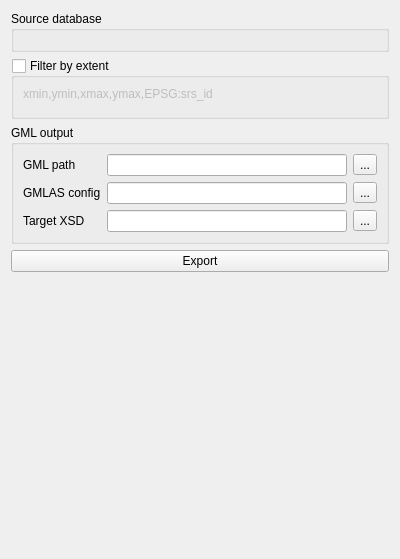
<?xml version="1.0" encoding="UTF-8"?>
<ui version="4.0">
 <class>Form</class>
 <widget class="QWidget" name="Form">
  <property name="geometry">
   <rect>
    <x>0</x>
    <y>0</y>
    <width>400</width>
    <height>559</height>
   </rect>
  </property>
  <property name="windowTitle">
   <string>Form</string>
  </property>
  <layout class="QVBoxLayout" name="verticalLayout">
   <item>
    <widget class="QGroupBox" name="sourceGroupBox">
     <property name="sizePolicy">
      <sizepolicy hsizetype="Preferred" vsizetype="Minimum">
       <horstretch>0</horstretch>
       <verstretch>0</verstretch>
      </sizepolicy>
     </property>
     <property name="title">
      <string>Source database</string>
     </property>
     <layout class="QVBoxLayout" name="verticalLayout_8">
      <item>
       <widget class="DatabaseWidget" name="databaseWidget" native="true"/>
      </item>
     </layout>
    </widget>
   </item>
   <item>
    <widget class="QGroupBox" name="bboxGroupBox">
     <property name="title">
      <string>Filter by extent</string>
     </property>
     <property name="checkable">
      <bool>true</bool>
     </property>
     <property name="checked">
      <bool>false</bool>
     </property>
     <layout class="QVBoxLayout" name="verticalLayout_7">
      <item>
       <widget class="QLabel" name="label_12">
        <property name="text">
         <string>xmin,ymin,xmax,ymax,EPSG:srs_id</string>
        </property>
       </widget>
      </item>
      <item>
       <widget class="BboxWidget" name="bboxWidget" native="true"/>
      </item>
     </layout>
    </widget>
   </item>
   <item>
    <widget class="QGroupBox" name="outputGroupBox">
     <property name="title">
      <string>GML output</string>
     </property>
     <layout class="QVBoxLayout" name="verticalLayout_2">
      <item>
       <layout class="QFormLayout" name="formLayout">
        <property name="fieldGrowthPolicy">
         <enum>QFormLayout::AllNonFixedFieldsGrow</enum>
        </property>
        <item row="0" column="0">
         <widget class="QLabel" name="label_5">
          <property name="text">
           <string>GML path</string>
          </property>
         </widget>
        </item>
        <item row="0" column="1">
         <layout class="QHBoxLayout" name="horizontalLayout_4">
          <item>
           <widget class="QLineEdit" name="gmlPathLineEdit"/>
          </item>
          <item>
           <widget class="QToolButton" name="gmlPathButton">
            <property name="text">
             <string>...</string>
            </property>
           </widget>
          </item>
         </layout>
        </item>
        <item row="1" column="0">
         <widget class="QLabel" name="label_11">
          <property name="text">
           <string>GMLAS config</string>
          </property>
         </widget>
        </item>
        <item row="1" column="1">
         <layout class="QHBoxLayout" name="horizontalLayout">
          <item>
           <widget class="QLineEdit" name="gmlasConfigLineEdit"/>
          </item>
          <item>
           <widget class="QToolButton" name="gmlasConfigButton">
            <property name="text">
             <string>...</string>
            </property>
           </widget>
          </item>
         </layout>
        </item>
        <item row="2" column="0">
         <widget class="QLabel" name="label_2">
          <property name="toolTip">
           <string>&lt;html&gt;&lt;head/&gt;&lt;body&gt;&lt;p&gt;This is optional and only required if the source database contains multiple schemas.&lt;/p&gt;&lt;/body&gt;&lt;/html&gt;</string>
          </property>
          <property name="text">
           <string>Target XSD</string>
          </property>
         </widget>
        </item>
        <item row="2" column="1">
         <layout class="QHBoxLayout" name="horizontalLayout_2">
          <item>
           <widget class="QLineEdit" name="xsdPathLineEdit"/>
          </item>
          <item>
           <widget class="QToolButton" name="xsdPathButton">
            <property name="text">
             <string>...</string>
            </property>
           </widget>
          </item>
         </layout>
        </item>
       </layout>
      </item>
     </layout>
    </widget>
   </item>
   <item>
    <widget class="QPushButton" name="exportButton">
     <property name="text">
      <string>Export</string>
     </property>
    </widget>
   </item>
   <item>
    <spacer name="verticalSpacer">
     <property name="orientation">
      <enum>Qt::Vertical</enum>
     </property>
     <property name="sizeHint" stdset="0">
      <size>
       <width>20</width>
       <height>40</height>
      </size>
     </property>
    </spacer>
   </item>
  </layout>
 </widget>
 <customwidgets>
  <customwidget>
   <class>BboxWidget</class>
   <extends>QWidget</extends>
   <header>gml_application_schema_toolbox.gui.bbox_widget</header>
   <container>1</container>
  </customwidget>
  <customwidget>
   <class>DatabaseWidget</class>
   <extends>QWidget</extends>
   <header>gml_application_schema_toolbox.gui.database_widget</header>
   <container>1</container>
  </customwidget>
 </customwidgets>
 <resources/>
 <connections/>
</ui>
